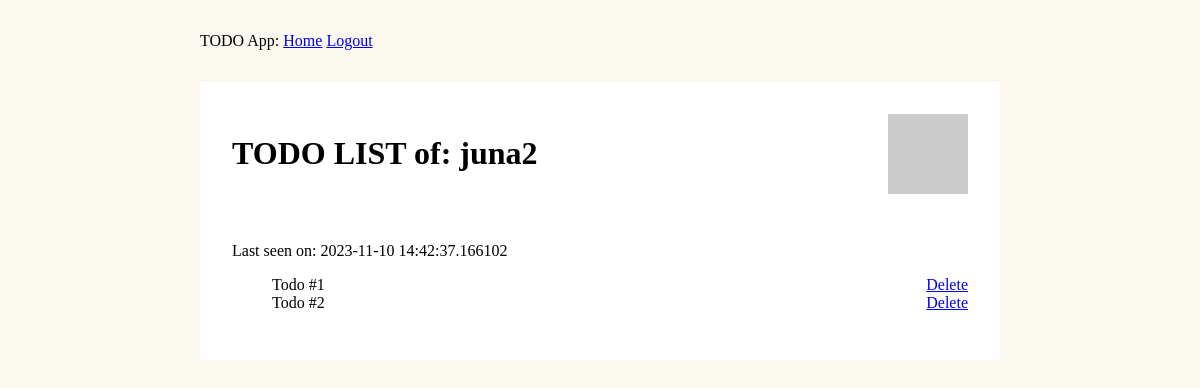
Before: /user/juna2 (signed in) with the older database file.
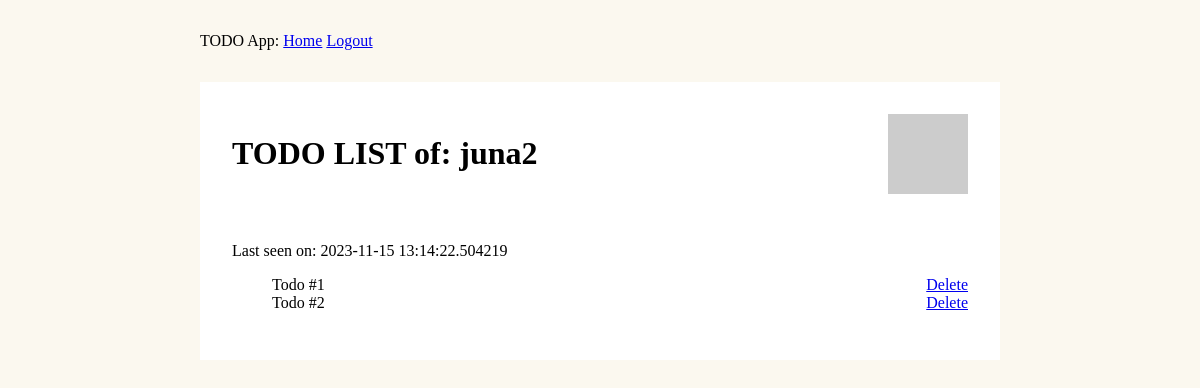
After: the same page with the newer database file.
### models/users.py (models this page shows, shortened)
class User(UserMixin, db.Model):
    id = db.Column(db.Integer, primary_key=True)
    username = db.Column(db.String(24), index=True, unique=True)
    email = db.Column(db.String(120), index=True, unique=True)
    password_hash = db.Column(db.String(128))
    tasks = db.relationship('Task', backref='author', lazy='dynamic')
    last_seen = db.Column(db.DateTime, default=datetime.utcnow)
    def avatar(self):
        email_digest = md5(self.email.lower().encode('utf-8')).hexdigest()
        return 'https://www.gravatar.com/avatar/{}?d=identicon&s=50'.format(email_digest)

### app/routes.py (the view)
@main_bp.route("/user/<username>")
@login_required
def user(username):
    given_user = User.query.filter_by(username=username).first_or_404()
    todo_list = [
        {"author": given_user, "task": "Todo #1"},
        {"author": given_user, "task": "Todo #2"},
    ]
    todo_items = [item["task"] for item in todo_list]
    return render_template("user.html", user=given_user, items=todo_items)

### app/routes.py (called while the page is built)
@main_bp.before_request  # decorator func executed before the view function
def before_request():
    if current_user.is_authenticated:
        current_user.last_seen = datetime.utcnow()
        db.session.commit()

### models/users.py (called while the page is built)
@login.user_loader # helps in storing the uid of Flask user session and this is it's registration
def load_user(id: str):
    return User.query.get(int(id))

### app/templates/user.html
{% extends "root.html" %}
{% block main %}
    <div style="display: flex">
        <h1 style="flex-grow:1">TODO LIST of: {{ user.username }}</h1>
        <img style="margin: 0 0 2em 2em" src="{{ user.avatar() }}">
    </div>
    {% if user.last_seen %}<p>Last seen on: {{ user.last_seen }}</p>{% endif %}
    <div id="list">
    <ul>
        {% for item in items %}
            <li>{{ item }}
                <a href="{{ url_for('remove_item', item=item )}}">Delete</a>
            </li>
        {% endfor %}
    </ul>
</div>
{% endblock %}

### app/templates/root.html (shortened to what this page needs)
<!doctype html>
<html lang="en">
<head>
    <link rel="stylesheet" href="{{ url_for('static', filename='style/index.css') }}">
</head>
<body>
    <header>
        <div>TODO App:
        <a href="{{ url_for('main.index') }}">Home</a>
        {% if current_user.is_anonymous %}
        <a href="{{ url_for('main.login') }}">Login</a>
        {% else %}
        <a href="{{ url_for('main.logout') }}">Logout</a>
        {% endif %}
    </div>
    </header>
    <main>
        {% block main %}
        {% endblock %}
    </main>
</body>
</html>

### app/static/style/index.css (style rules this page uses)
body { background-color: #fbf8ef; max-width: 800px; margin: 0 auto; }
header { padding: 2em 0; }
main { min-width: 500px; max-width: 900px; background: #fff; padding: 2em; }
#list li { display: flex; justify-content: space-between; }

Changed rows visible on the page:
changed User "juna2": last_seen "2023-11-10 14:42:37.166102" → "2023-11-15 13:14:22.504219"
